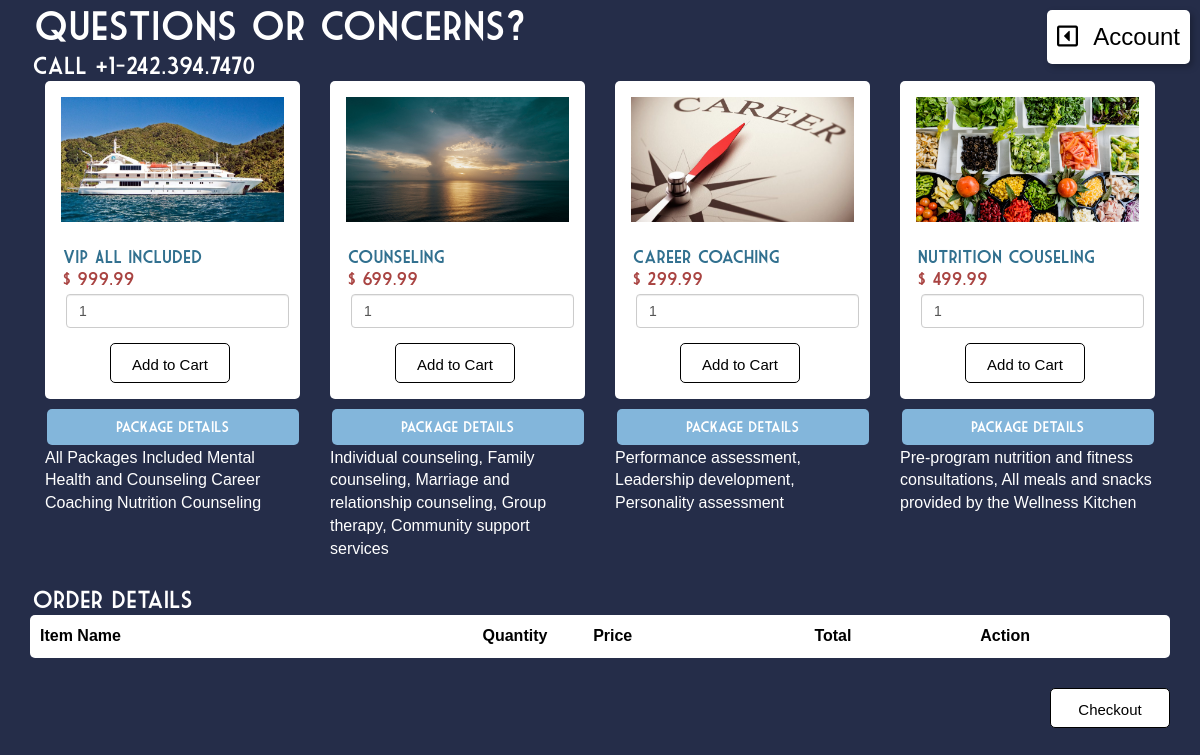
The app's page /account/Cart/cart.php with its own data.
### tables this page shows
CREATE TABLE IF NOT EXISTS Product(
id INT PRIMARY KEY NOT NULL AUTO_INCREMENT,
ProductName		VARCHAR(255) NOT NULL,
image			VARCHAR(255) NOT NULL,
ProductDescription VARCHAR(255) NOT NULL,
ProductPrice	double
);

### account/Cart/cart.php (the view, shortened to what this page needs)
<?php include('includes/server.php') ?>
<?php include('includes/meta.php') ?>
<!DOCTYPE html>
<html>
<head>
<link rel="stylesheet" href="https://maxcdn.bootstrapcdn.com/bootstrap/3.3.6/css/bootstrap.min.css"/>
<link rel="stylesheet" href="https://maxcdn.bootstrapcdn.com/bootstrap/3.3.6/css/bootstrap.min.css"/>
<link rel="stylesheet" href="assets/css/style.css" type="text/css" media="all" />
<link rel="stylesheet" href="https://cdnjs.cloudflare.com/ajax/libs/font-awesome/4.7.0/css/font-awesome.min.css">
</head>
<body>
<div class="container">
<div><a class="BackButton" href="../accountpage.php"><i class="far fa-caret-square-left"></i> Account</a></div>
<h1>Questions or Concerns?</h1>
<h3>Call +1-242.394.7470</h3>
<?php
	$query = "SELECT * FROM Product ORDER BY id ASC";
	$result = mysqli_query($connect, $query);
if(mysqli_num_rows($result) > 0)
	{
while($row = mysqli_fetch_array($result))
{
?>
<div class="col-sm-3">
<form method="post" action="cart.php?action=add&id=<?php echo $row["id"]; ?>">
<div class="packagecolumns" align="center">
	<img src="<?php echo $row["image"]; ?>" class="img-responsive"/><br/>
	<h4 class="text-info"><?php echo $row["ProductName"]; ?></h4>
	<h4 class="text-danger">$ <?php echo $row["ProductPrice"]; ?></h4>
	<input type="number" name="quantity" value="1" class="form-control" min="1" />
	<input type="submit" name="add_to_cart" class="btn" value="Add to Cart" />
</div>
<h2>Package Details</h2>
<div>
	<?php echo $row["ProductDescription"]; ?>
</div>
</form>
</div>
<?php
}
}
?>
<br />
<h3>Order Details</h3>
<div class="table-responsive">
	<table>
		<tr>
			<th width="40%">Item Name</th>
			<th width="10%">Quantity</th>
			<th width="20%">Price</th>
			<th width="15%">Total</th>
			<th width="5%">Action</th>
		</tr>
	</table>
</div>
<a href="checkout.php"><button class="chkbtn" onclick="return confirm('You cannot go back after this point!')" >Checkout</button></a>
</div>
</body>
</html>

### account/Cart/includes/meta.php (shortened to what this page needs)
 <!DOCTYPE html>
<html lang="en">
<head>
  <link rel="stylesheet" href="../assets/css/style.css" type="text/css" media="all" />
	<link rel="stylesheet" href="https://use.fontawesome.com/releases/v5.4.2/css/all.css">
</head>

### account/assets/css/style.css (style rules this page uses)
:root { --Teal:rgb(13, 99, 134); --SeaGreen: rgb(32, 136, 141); --DarkGreen: rgb(34, 69, 77); --Steel: rgb(61, 61, 61); --LightBlue: rgb(131, 182, 219); --Red: rgb(192, 17, 43); }
body, html, ul, li { margin: 0px; padding: 0px; background-size: cover; background-repeat: no-repeat; }
h1,h2,h3,h4,h5,h6 { margin: 0.1em; text-align: left; }
body { margin: 0; padding: 0; color: rgb(0, 0, 0); font-family: cambria, Helvetica, Arial, sans-serif; font-size: 16px; scroll-behavior: smooth; background-color: rgb(37, 45, 73); }
a { color: rgb(0, 0, 0); text-decoration: none; }
h1 { font-size: 5vh; }
h1,h2,h3,h4,h5 { font-family: Market_Deco, Helvetica, Arial, sans-serif; }
h2 { padding: 10px; width: auto; font-size: 1.5rem; color: rgb(255, 255, 255); justify-content: center; text-align: center; background: var(--LightBlue); border: none; border-radius: 5px; }
input, input[type="textarea"], input[type=text] { padding: 12px; font-style: italic; font-size: 16px; width: 200px; border: none; background-color: rgb(255,255,255); margin-bottom: 20px; border-radius: 3px; margin-bottom: 20px; padding: 12px; }
button, .btn { padding: 10px; width: 10vw; height: 5vh; font-size: 15px; color: rgb(0,0,0); text-align: center; background: rgb(255, 255, 255); border: none; border-radius: 5px; margin-left: auto; }
button, .btn a { color: rgb(255,255,255); }

### account/Cart/assets/css/style.css (style rules this page uses)
:root { --Teal:rgb(13, 99, 134); --SeaGreen: rgb(32, 136, 141); --DarkGreen: rgb(34, 69, 77); --Steel: rgb(61, 61, 61); --LightBlue: rgb(131, 182, 219); --Red: rgb(192, 17, 43); }
body, html, ul, li { margin: 0px; padding: 0px; }
h1,h2,h3,h4,h5,h6 { margin: 0.1em; text-align: left; }
body { margin: 0; padding: 0; color: rgb(255,255,255); font-family: cambria, Helvetica, Arial, sans-serif; font-size: 16px; scroll-behavior: smooth; background-color: rgb(37, 45, 73); }
a { color: rgb(0, 0, 0); text-decoration: none; }
h1 { font-size: 5vh; }
h1,h2,h3,h4,h5 { font-family: Market_Deco, Helvetica, Arial, sans-serif; }
h2 { padding: 10px; width: auto; font-size: 1.5rem; color: rgb(255, 255, 255); justify-content: center; text-align: center; background: var(--LightBlue); border: none; border-radius: 5px; }
i { margin-right: 10px; }
.BackButton { float: right; }
.table-responsive { border-radius: 5px; background-color: rgb(255,255,255); color: rgb(0,0,0); padding: 10px; margin-bottom: 20px; }
.packagecolumns { background-color:rgb(255,255,255); border-radius:5px; padding:16px; margin-bottom: 10px; }
input, input[type="textarea"] { padding: 12px; font-size: 16px; margin: 5px; width: auto; border: none; background-color: rgba(255,255,255,0.75); border-bottom: 1px solid rgb(139, 139, 139); }
.btn { padding: 10px; width: 10vw; height: 5vh; font-size: 15px; color: rgb(0,0,0); justify-content: center; text-align: center; background: rgb(255, 255, 255); border: 1px solid rgb(0,0,0); border-radius: 5px; margin-top: 10px; }
.chkbtn { padding: 10px; width: 10vw; height: 5vh; font-size: 15px; color: rgb(0,0,0); justify-content: center; text-align: center; background: rgb(255, 255, 255); border: 1px solid rgb(0,0,0); border-radius: 5px; margin-top: 10px; float: right; }
.BackButton { float: right; position:absolute; top:0; right:0; margin: 10px; padding: 10px; font-size: 3vh; background-color: rgb(255,255,255); border-radius: 5px; -webkit-filter: drop-shadow(3px 3px 3px rgba(0,0,0,0.25)); filter: drop-shadow(3px 3px 3px rgba(0,0,0,0.25)); transition: 0.3s; }

### records on screen
product: image (picture), ProductName "VIP All Included", ProductPrice "999.99", ProductDescription "All Packages Included Mental Health and Counseling Career Coaching Nutrition Counseling"
product: image (picture), ProductName "Counseling", ProductPrice "699.99", ProductDescription "Individual counseling, Family counseling, Marriage and relationship counseling, Group therapy, Community support services"
product: image (picture), ProductName "Career Coaching", ProductPrice "299.99", ProductDescription "Performance assessment, Leadership development, Personality assessment"
product: image (picture), ProductName "Nutrition Couseling", ProductPrice "499.99", ProductDescription "Pre-program nutrition and fitness consultations, All meals and snacks provided by the Wellness Kitchen"
